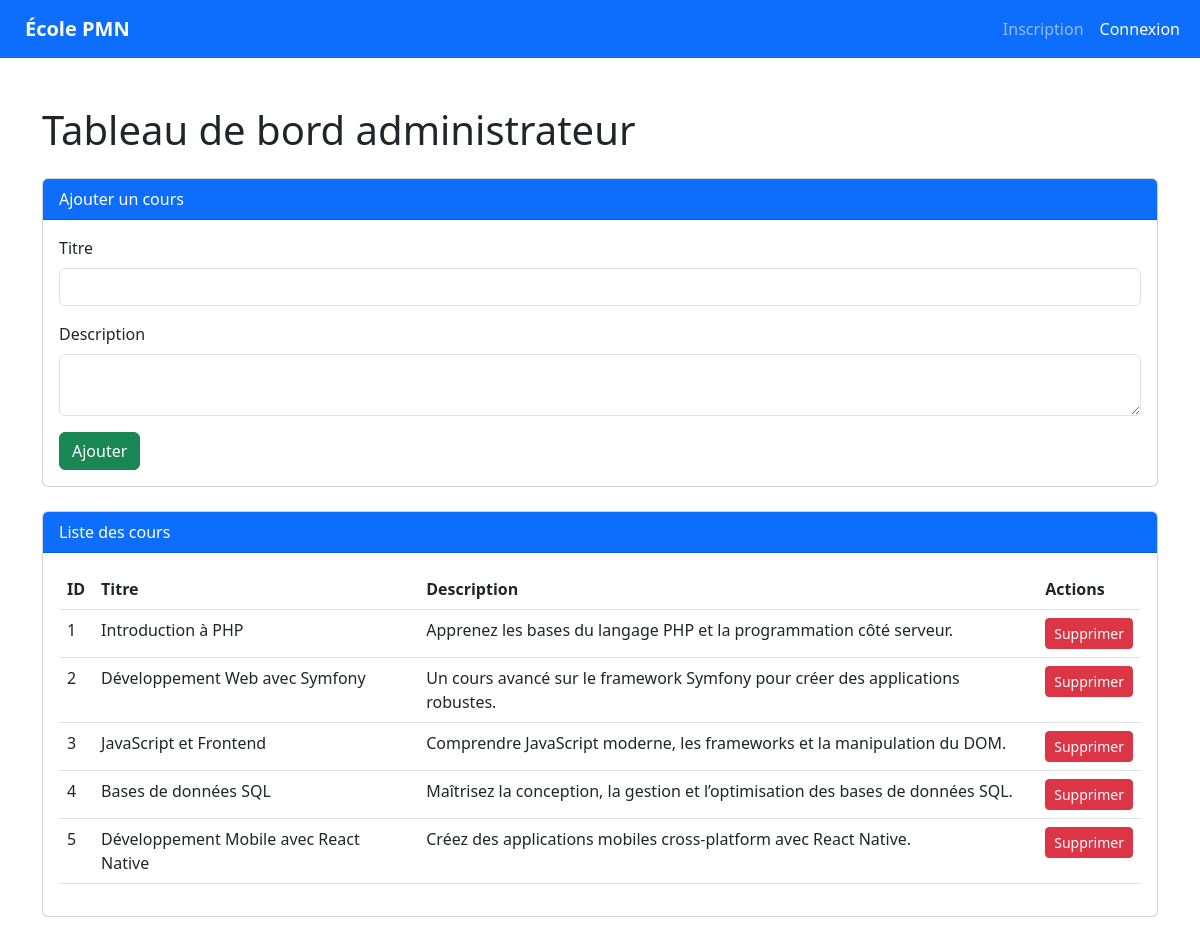
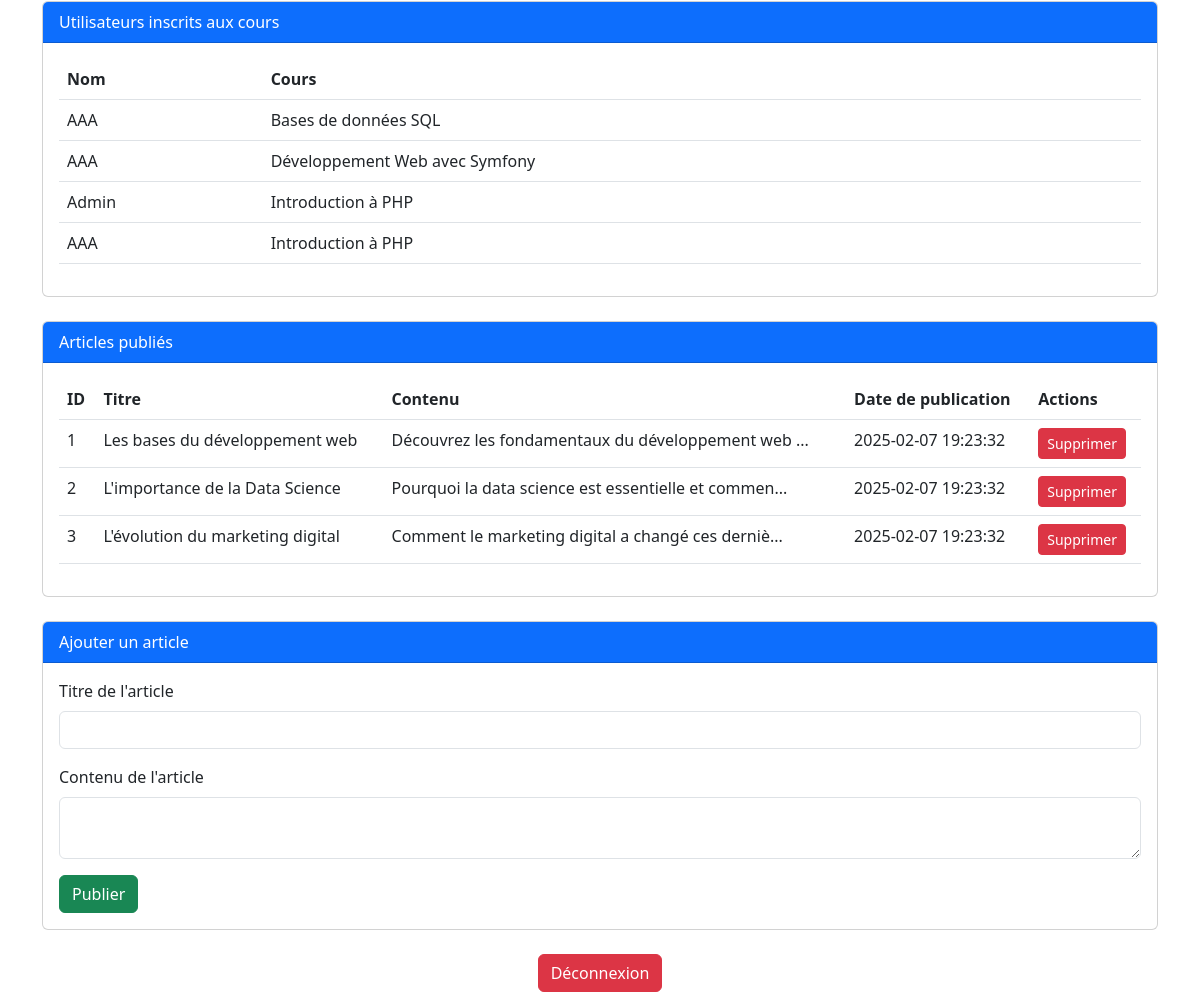
Page /frontend/admin_dashboard.php on the committed database (2 pictures, top to bottom).
### tables this page shows
CREATE TABLE IF NOT EXISTS `courses` (
  `id` int NOT NULL AUTO_INCREMENT,
  `title` varchar(255) NOT NULL,
  `description` text NOT NULL,
  `created_at` timestamp NULL DEFAULT CURRENT_TIMESTAMP,
  `image_url` varchar(255) DEFAULT NULL,
  PRIMARY KEY (`id`)
);

CREATE TABLE IF NOT EXISTS `enrollments` (
  `id` int NOT NULL AUTO_INCREMENT,
  `user_id` int NOT NULL,
  `course_id` int NOT NULL,
  `enrolled_at` timestamp NULL DEFAULT CURRENT_TIMESTAMP,
  PRIMARY KEY (`id`),
  KEY `user_id` (`user_id`),
  KEY `course_id` (`course_id`)
);

CREATE TABLE IF NOT EXISTS `users` (
  `id` int NOT NULL AUTO_INCREMENT,
  `name` varchar(100) NOT NULL,
  `email` varchar(100) NOT NULL,
  `password` varchar(255) NOT NULL,
  `role` enum('student','admin') DEFAULT 'student',
  `created_at` timestamp NULL DEFAULT CURRENT_TIMESTAMP,
  PRIMARY KEY (`id`),
  UNIQUE KEY `email` (`email`)
);

CREATE TABLE IF NOT EXISTS `blog_posts` (
  `id` int NOT NULL AUTO_INCREMENT,
  `title` varchar(255) NOT NULL,
  `content` text NOT NULL,
  `author_id` int NOT NULL,
  `created_at` timestamp NULL DEFAULT CURRENT_TIMESTAMP,
  PRIMARY KEY (`id`),
  KEY `author_id` (`author_id`)
);

### backend/admin_dashboard_back.php (called while the page is built, shortened)
<?php
require 'db_config.php';
$stmt = $pdo->query("SELECT * FROM courses ORDER BY created_at DESC");
$courses = $stmt->fetchAll(PDO::FETCH_ASSOC);
$stmt = $pdo->query("SELECT e.id, u.name AS user_name, c.title AS course_title FROM enrollments e JOIN users u ON e.user_id = u.id JOIN courses c ON e.course_id = c.id ORDER BY c.title");
$enrollments = $stmt->fetchAll(PDO::FETCH_ASSOC);
$stmt = $pdo->query("SELECT * FROM blog_posts ORDER BY created_at DESC");
$blog_posts = $stmt->fetchAll(PDO::FETCH_ASSOC);
?>

### frontend/admin_dashboard.php (the view, shortened to what this page needs)
<?php
require '../backend/db_config.php';
require '../backend/admin_dashboard_back.php';
?>
<!DOCTYPE html>
<html lang="fr">
<head>
    <link href="https://cdn.jsdelivr.net/npm/bootstrap@5.3.0-alpha1/dist/css/bootstrap.min.css" rel="stylesheet">
</head>
<body>
    <nav class="navbar navbar-expand-lg navbar-dark bg-primary">
        <div class="container-fluid">
            <a class="navbar-brand fw-bold btn btn-primary text-white" href="../index.php">École PMN</a>
            <div class="collapse navbar-collapse" id="navbarNav">
                <ul class="navbar-nav ms-auto">
                    <?php if (!isset($_SESSION['user_id'])): ?>
                        <li class="nav-item">
                            <a class="nav-link" href="register.php">Inscription</a>
                        </li>
                        <li class="nav-item">
                            <a class="nav-link btn btn-success text-white" href="#">Connexion</a>
                        </li>
                    <?php endif; ?>
                </ul>
            </div>
        </div>
    </nav>
    <div class="container mt-5">
        <h1 class="mb-4">Tableau de bord administrateur</h1>
        <div class="card mb-4">
            <div class="card-header bg-primary text-white">Ajouter un cours</div>
            <div class="card-body">
                <form method="POST">
                    <div class="mb-3">
                        <label for="title" class="form-label">Titre</label>
                        <input type="text" name="title" class="form-control" required>
                    </div>
                    <div class="mb-3">
                        <label for="description" class="form-label">Description</label>
                        <textarea name="description" class="form-control" required></textarea>
                    </div>
                    <button type="submit" name="add_course" class="btn btn-success">Ajouter</button>
                </form>
            </div>
        </div>
        <div class="card mb-4">
            <div class="card-header bg-primary text-white">Liste des cours</div>
            <div class="card-body">
                <table class="table">
                    <thead>
                        <tr>
                            <th>ID</th>
                            <th>Titre</th>
                            <th>Description</th>
                            <th>Actions</th>
                        </tr>
                    </thead>
                    <tbody>
                        <?php foreach ($courses as $course): ?>
                            <tr>
                                <td><?= $course['id']; ?></td>
                                <td><?= htmlspecialchars($course['title']); ?></td>
                                <td><?= htmlspecialchars($course['description']); ?></td>
                                <td>
                                    <a href="admin_dashboard.php?delete_course=<?= $course['id']; ?>" class="btn btn-danger btn-sm">Supprimer</a>
                                </td>
                            </tr>
                        <?php endforeach; ?>
                    </tbody>
                </table>
            </div>
        </div>
        <div class="card mb-4">
            <div class="card-header bg-primary text-white">Utilisateurs inscrits aux cours</div>
            <div class="card-body">
                <table class="table">
                    <thead>
                        <tr>
                            <th>Nom</th>
                            <th>Cours</th>
                        </tr>
                    </thead>
                    <tbody>
                        <?php foreach ($enrollments as $enrollment): ?>
                            <tr>
                                <td><?= htmlspecialchars($enrollment['user_name']); ?></td>
                                <td><?= htmlspecialchars($enrollment['course_title']); ?></td>
                            </tr>
                        <?php endforeach; ?>
                    </tbody>
                </table>
            </div>
        </div>
        <div class="card mb-4">
            <div class="card-header bg-primary text-white">Articles publiés</div>
            <div class="card-body">
                <table class="table">
                    <thead>
                        <tr>
                            <th>ID</th>
                            <th>Titre</th>
                            <th>Contenu</th>
                            <th>Date de publication</th>
                            <th>Actions</th>
                        </tr>
                    </thead>
                    <tbody>
                        <?php foreach ($blog_posts as $post): ?>
                            <tr>
                                <td><?= $post['id']; ?></td>
                                <td><?= htmlspecialchars($post['title']); ?></td>
                                <td><?= htmlspecialchars(substr($post['content'], 0, 50)) . '...'; ?></td>
                                <td><?= $post['created_at']; ?></td>
                                <td>
                                    <a href="admin_dashboard.php?delete_article=<?= $post['id']; ?>" class="btn btn-danger btn-sm">Supprimer</a>
                                </td>
                            </tr>
                        <?php endforeach; ?>
                    </tbody>
                </table>
            </div>
        </div>
        <div class="card mb-4">
            <div class="card-header bg-primary text-white">Ajouter un article</div>
            <div class="card-body">
                <form method="POST">
                    <div class="mb-3">
                        <label for="article_title" class="form-label">Titre de l'article</label>
                        <input type="text" name="article_title" class="form-control" required>
                    </div>
                    <div class="mb-3">
                        <label for="article_content" class="form-label">Contenu de l'article</label>
                        <textarea name="article_content" class="form-control" required></textarea>
                    </div>
                    <button type="submit" name="add_article" class="btn btn-success">Publier</button>
                </form>
            </div>
        </div>
        <div class="mt-4 text-center">
            <a href="logout.php" class="btn btn-danger">Déconnexion</a>
        </div>
    </div>
</body>
</html>

### rows in the picture
courses: id "1", title "Introduction à PHP", description "Apprenez les bases du langage PHP et la programmation côté serveur."
courses: id "2", title "Développement Web avec Symfony", description "Un cours avancé sur le framework Symfony pour créer des applications robustes."
courses: id "3", title "JavaScript et Frontend", description "Comprendre JavaScript moderne, les frameworks et la manipulation du DOM."
courses: id "4", title "Bases de données SQL", description "Maîtrisez la conception, la gestion et l’optimisation des bases de données SQL."
courses: id "5", title "Développement Mobile avec React Native", description "Créez des applications mobiles cross-platform avec React Native."
enrollments: user.name "AAA", course.title "Bases de données SQL"
enrollments: user.name "AAA", course.title "Développement Web avec Symfony"
enrollments: user.name "Admin", course.title "Introduction à PHP"
enrollments: user.name "AAA", course.title "Introduction à PHP"
blog_posts: id "1", title "Les bases du développement web", content "Découvrez les fondamentaux du développement web", created_at "2025-02-07 19:23:32"
blog_posts: id "2", title "L'importance de la Data Science", content "Pourquoi la data science est essentielle et commen", created_at "2025-02-07 19:23:32"
blog_posts: id "3", title "L'évolution du marketing digital", content "Comment le marketing digital a changé ces derniè", created_at "2025-02-07 19:23:32"
